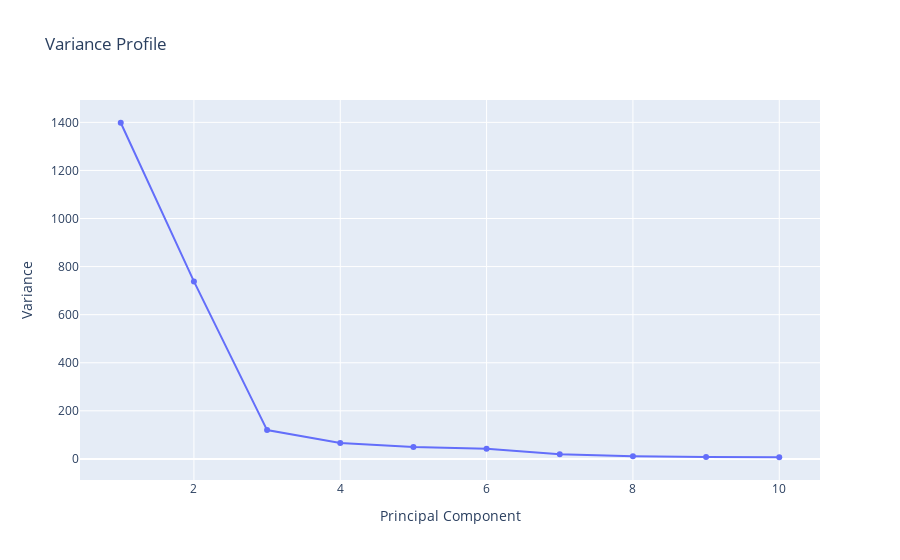

Write notebook code for a chart like this one.
### Markdown cell above
### Variance Profile

The following plot shows the **total variance** of the trajectory and how it is **distributed** along the different **eigenvectors**. **Variance** appears in Å² and **eigenvectors** are shown according to **eigenvalues** descending order, the first one being the **most important** one and the last that with the **lower contribution to variance**. This graph indicates the **size of the flexibility space** (the higher the variance, the higher the flexibility) and how it is distributed in different **modes**.

### Code cell
# Plotting Variance Profile
y = np.array(pcz_info['Eigen_Values'])
x = list(range(1,len(y)+1))

plotly.offline.init_notebook_mode(connected=True)

fig = {
    "data": [go.Scatter(x=x, y=y)],
    "layout": go.Layout(title="Variance Profile",
                        xaxis=dict(title = "Principal Component"),
                        yaxis=dict(title = "Variance")
                       )
}

plotly.offline.iplot(fig)

### Figure 1 — Plotly figure (JSON) as saved in the notebook; plotly's stock layout.template omitted (floating-point values rounded to 4 significant figures)
{"data": [{"type": "scatter", "x": [1, 2, 3, 4, 5, 6, 7, 8, 9, 10], "y": [1398.0, 738.3, 119.8, 66.16, 49.64, 42.48, 19.17, 11.25, 7.791, 6.87]}], "layout": {"title": {"text": "Variance Profile"}, "xaxis": {"title": {"text": "Principal Component"}}, "yaxis": {"title": {"text": "Variance"}}}}
